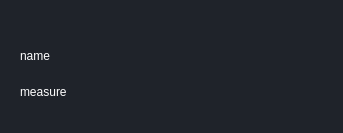
<?xml version="1.0" encoding="UTF-8"?>
<ui version="4.0">
 <class>elementIngredient</class>
 <widget class="QWidget" name="elementIngredient">
  <property name="geometry">
   <rect>
    <x>0</x>
    <y>0</y>
    <width>343</width>
    <height>133</height>
   </rect>
  </property>
  <property name="sizePolicy">
   <sizepolicy hsizetype="Preferred" vsizetype="Maximum">
    <horstretch>0</horstretch>
    <verstretch>0</verstretch>
   </sizepolicy>
  </property>
  <property name="windowTitle">
   <string>Form</string>
  </property>
  <property name="styleSheet">
   <string notr="true">* {
	border: None;
	background-color: transparent;
	background: transparent;
	margin: 0;
	padding: 0;
	color: #fff;
	background-color: #1f232a;
}</string>
  </property>
  <layout class="QVBoxLayout" name="verticalLayout_2">
   <item>
    <widget class="QGroupBox" name="groupBox">
     <property name="minimumSize">
      <size>
       <width>0</width>
       <height>0</height>
      </size>
     </property>
     <property name="maximumSize">
      <size>
       <width>350</width>
       <height>100</height>
      </size>
     </property>
     <property name="styleSheet">
      <string notr="true"/>
     </property>
     <property name="title">
      <string/>
     </property>
     <layout class="QHBoxLayout" name="horizontalLayout">
      <property name="spacing">
       <number>0</number>
      </property>
      <property name="leftMargin">
       <number>0</number>
      </property>
      <property name="topMargin">
       <number>15</number>
      </property>
      <property name="rightMargin">
       <number>0</number>
      </property>
      <property name="bottomMargin">
       <number>0</number>
      </property>
      <item>
       <widget class="QFrame" name="frame_2">
        <property name="frameShape">
         <enum>QFrame::StyledPanel</enum>
        </property>
        <property name="frameShadow">
         <enum>QFrame::Raised</enum>
        </property>
        <layout class="QVBoxLayout" name="verticalLayout">
         <item>
          <widget class="QLabel" name="nameIngredient">
           <property name="text">
            <string>name</string>
           </property>
          </widget>
         </item>
         <item>
          <widget class="QLabel" name="measureIngredient">
           <property name="text">
            <string>measure</string>
           </property>
          </widget>
         </item>
        </layout>
       </widget>
      </item>
      <item>
       <widget class="QFrame" name="frame">
        <property name="frameShape">
         <enum>QFrame::StyledPanel</enum>
        </property>
        <property name="frameShadow">
         <enum>QFrame::Raised</enum>
        </property>
        <layout class="QVBoxLayout" name="verticalLayout_3">
         <item>
          <widget class="QPushButton" name="deleteIngredientBtn">
           <property name="text">
            <string/>
           </property>
           <property name="icon">
            <iconset resource="resources.qrc">
             <normaloff>:/icons/trash-2.svg</normaloff>:/icons/trash-2.svg</iconset>
           </property>
           <property name="iconSize">
            <size>
             <width>24</width>
             <height>24</height>
            </size>
           </property>
          </widget>
         </item>
         <item>
          <widget class="QPushButton" name="addIngredientToStorageBtn">
           <property name="text">
            <string/>
           </property>
           <property name="icon">
            <iconset resource="resources.qrc">
             <normaloff>:/icons/truck.svg</normaloff>:/icons/truck.svg</iconset>
           </property>
           <property name="iconSize">
            <size>
             <width>24</width>
             <height>24</height>
            </size>
           </property>
          </widget>
         </item>
        </layout>
       </widget>
      </item>
     </layout>
    </widget>
   </item>
  </layout>
 </widget>
 <resources>
  <include location="resources.qrc"/>
 </resources>
 <connections/>
</ui>
